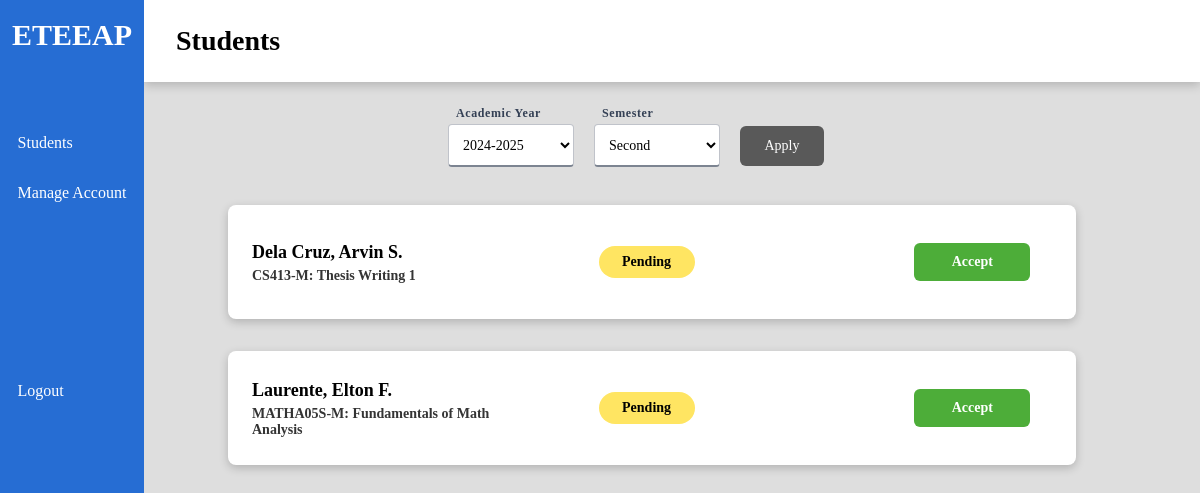
/index/instructor_students (signed in), run on the app's committed database.
### models.py (models this page shows)
class Enrollment(db.Model):
    __tablename__ = "enrollments"
    id = db.Column("id", db.Integer, primary_key=True)
    course = db.Column("course", db.Integer, db.ForeignKey('courses.id'))
    units = db.Column("units", db.Integer)
    ay = db.Column("academic_year", db.String(9))
    semester = db.Column("semester", db.Enum('1st', '2nd', 'Midyear'))
    instructor = db.Column("instructor", db.Integer, db.ForeignKey('instructors.id'))
    student = db.Column("student", db.Integer, db.ForeignKey('students.id'))
    status = db.Column("status", db.Enum('listed', 'pending', 'ongoing', 'completed'), default='listed')
    grade = db.Column("grade", db.Float)
    form1 = db.Column("form1path", db.String(64))
    form2 = db.Column("form2path", db.String(64))
    form3 = db.Column("form3path", db.String(64))
    honorarium = db.Column("honorarium", db.Enum('onprocess', 'released'), default='onprocess')
    requirements = db.relationship("Requirement", backref='enrollments')

### views.py (the view)
@views.route('/instructor_students', methods=["GET", "POST"])
def instructor_students():
    if g.user != 'instructor':
        return redirect(url_for('.unauthorized'))
    views = user_views[g.user]
    enrollments = db.get_instructor_enrollments(db.uid_to_pk(session.get('id'), 'instructor'))
    data = {
        'instructor_id': db.uid_to_pk(session.get('id'), 'instructor'),
        'enrollments': []
    }
    form = StudentsFilterForm(db.get_academic_years())
    for e in enrollments:
        data['enrollments'].append({
            'student_name': f"{e['student']['l_name'].title()}, {e['student']['f_name']} {e['student']['m_name'][0]+'.' if e['student']['m_name'] else ''}",
            'course': f"{e['course']['code']}: {e['course']['title']}",
            'status': e['status'],
            'enrollment_id': e['id'],
            'grade': e['grade'],
            'ay': e['ay'],
            'semester': e['semester']
        })
    if form.validate_on_submit():
        filter = form.data
    else:
        cfg = db.get_system_settings()
        form.ay.data = str(cfg['academic_year'])
        form.semester.data = str(cfg['semester'])
        filter = form.data
    data['enrollments'] = [e for e in data['enrollments'] if str(e['ay']) == filter['ay'] and str(e['semester']) == filter['semester']]
    return render_template('students-instructor.html', page="Students", form=form, data=data, views=views)

### forms.py
class StudentsFilterForm(FlaskForm):
    ay = SelectField('Academic Year', choices=[], validators=[DataRequired()])
    semester = SelectField('Semester', choices=[("1st", "First"), ("2nd", "Second"), ("Midyear", "Midyear")], validators=[DataRequired()])
    submit = SubmitField('Apply')
    def __init__(self, academic_years):
        super().__init__()
        self.ay.choices = [(a, a) for a in academic_years]

### db_functions.py (called while the page is built)
def get_system_settings():
    fp = "./cfg.json"
    if os.path.exists(fp):
        with open(fp, 'r') as file:
            cfg = json.loads(file.read())
    else:
        cfg = {'academic_year': date.today().year, 'semester': '1st'}
        with open(fp, 'w') as file:
            file.write(json.dumps(cfg))
    return cfg

def get_user(user_id):
    return User.query.filter_by(id=user_id).first().__dict__

def uid_to_pk(uid, user_type):
    if user_type == 'student':
        obj = Student
    elif user_type == 'instructor':
        obj = Instructor
    elif user_type == 'admin':
        obj = Admin
    else:
        return "Error"
    return obj.query.filter_by(user=uid).first().__dict__['id']

def get_instructor_enrollments(instructor_id):
    enrollments = Enrollment.query.filter_by(instructor=instructor_id).all()
    response = []
    for e in enrollments:
        e = e.__dict__
        e['student'] = get_student_bypk(e['student'])
        e['course'] = get_course(e['course'])
        response.append(e)
    return response

def get_academic_years():
    enrollments = Enrollment.query.all()
    academic_years = []
    for enrollment in enrollments:
        if enrollment.ay not in academic_years:
            academic_years.append(enrollment.ay)
    return academic_years

def get_student_bypk(id):
    student = Student.query.filter_by(id=id).first().__dict__
    userinfo = get_user(student['user'])
    student['f_name'] = userinfo['f_name']
    student['l_name'] = userinfo['l_name']
    student['m_name'] = userinfo['m_name']
    if userinfo['ext_name'] not in [None, "None"]:
        student['ext_name'] = userinfo['ext_name']
    student['username'] = userinfo['username']
    return student

def get_course(cid):
    return Course.query.filter_by(id=cid).first().__dict__

### views.py (called while the page is built)
@views.before_request
def verify_permissions():
    g.user = None
    if 'user' in session:
        g.user = session['user']
    else:
        return redirect('/login')

### templates/students-instructor.html (shortened to what this page needs)
{% extends "index.html" %}
{% block content %}
<div class="main-content">
    <form action="/index/instructor_students" method="post">
        <div class="form-row filters">
            <div class="field width-15">
                {{ form.ay.label() }}
                {{ form.ay(class="text") }}
            </div>
            <div class="field width-15">
                {{ form.semester.label() }}
                {{ form.semester(class="text") }}
            </div>
            <div class="field width-10">
                {{ form.submit(class='submit grey width-100') }}
            </div>
        </div>
    </form>
    {% for e in data.enrollments %}
    <div class="main-row">
        <div class="card bar color-white">
            <div class="left">
                <div class="card-strongtext"> {{ e.student_name }} </div>
                <div class="card-subtext"> {{ e.course }}  </div>
            </div>
            <div class="middle">
                <div class="cell {{ e.status }}"> {{ e.status|title }} </div>
            </div>
            <div class="right">
                {% if e.status == 'pending' %}
                    <button class="btn-green" onclick="acceptEnrollment('{{data.instructor_id}}', '{{e.enrollment_id}}')">Accept</button>
                {% elif e.status == 'ongoing' %}
                    <button class="btn-purple" onclick="viewRequirements('{{data.instructor_id}}', '{{e.enrollment_id}}')">Requirements</button>
                {% else %}
                    <p>Final Grade: {{ e.grade }}</p>
                {% endif %}
            </div>
        </div>
    </div>
    {% endfor %}
</div>
{% endblock %}

### static/styles/index.css (style rules this page uses)
* { margin: 0; padding: 0; font-family: quicksand; }
body { background-color: #dedede; }
input, textarea { margin-left: 52px; }
select, input[type="number"] { width: 200px; line-height: 22px; font-size: 16px; padding: 6px; border: 1px solid rgba(47, 47, 47, 0.6); }
select option { margin-bottom: 4px; }
input[type="submit"] { color: white; background-color: #199914da; font-size: 14px; padding: 12px; border: none; border-radius: 6px; max-width: 102px; }
label { margin-left: 52px; margin-bottom: 8px; }
.btn-green { background-color: rgba(58, 165, 36, 0.9); }

### data on the page
Enrollment: student_name "Dela Cruz, Arvin S.", course "CS413-M: Thesis Writing 1", status "Pending"
Enrollment: student_name "Laurente, Elton F.", course "MATHA05S-M: Fundamentals of Math Analysis", status "Pending"

### other printed values
{{ view.name }} "Students" "Manage Account"
{{ page }} "Students"
